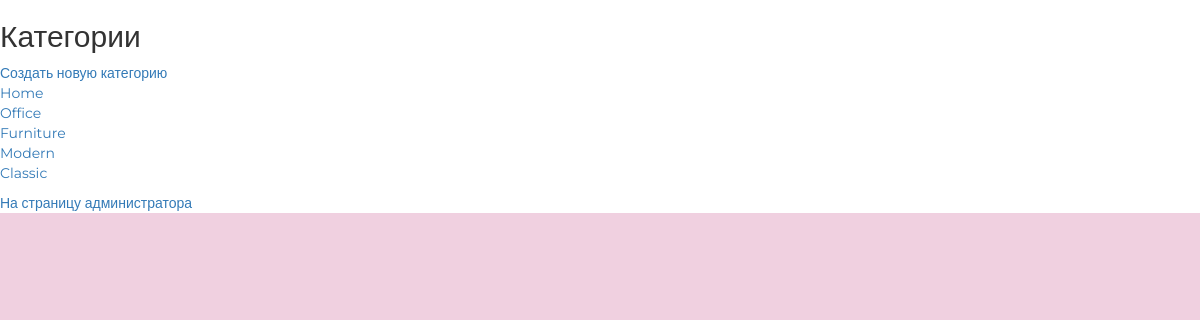
The page /admin_custom/categories/read/ (signed in) on the database its author committed.
### mainapp/models.py (models this page shows, shortened)
class ProductCategory(models.Model):
    objects = models.Manager()
    class Meta:
        verbose_name = 'Категория'
        verbose_name_plural = 'Категории'
    name = models.CharField(verbose_name='Имя', max_length=64, unique=True)
    description = models.TextField(verbose_name='Описание', blank=True)
    is_active = models.BooleanField(db_index=True, verbose_name="Активный?", default=True)

### adminapp/views.py (the view)
# urls.py: path('categories/read/', adminapp.CategoryListView.as_view(), name='categories'),
class CategoryListView(IsSuperUserView, ListView):
    model = ProductCategory
    template_name = 'adminapp/categories.html'
    def get_context_data(self, *, object_list=None, **kwargs):
        context = super(CategoryListView, self).get_context_data()
        context['title'] = 'Категории продуктов'
        return context

### adminapp/views.py (called while the page is built)
    def test_func(self):
        return self.request.user.is_superuser

### authapp/context_processors.py (called while the page is built)
def authapp_context(request):
    user = request.user
    context = common_context(user)
    return {'authapp_context': context}

### basketapp/context_processors.py (called while the page is built)
def basketapp_context(request):
    user = request.user
    context = common_context(user)
    context['path_to_basket_inc'] = 'basketapp/includes/'
    return {'basketapp_context': context}

### mainapp/common_context.py (called while the page is built)
def get_basket(user):
    basket_array = []
    if user.is_authenticated:
        basket_array = user.basket.select_related().all()
    return basket_array

def get_username(user):
    return 'Anonymous' if user.is_anonymous else user.first_name

def common_context(user):
    return {
        'path_to_common_img': path_to_common_img,
        'path_to_common_inc': path_to_common_inc,
        'path_to_media': path_to_media,
        'main_menu': main_menu,
        'info_menu': info_menu,
        'socials': socials,
        'contact_information': contact_information,
        'basket_items': get_basket(user),
        'username': get_username(user),
    }

### mainapp/context_processors.py (called while the page is built)
def mainapp_context(request):
    user = request.user
    context = common_context(user)
    context['path_to_main_img'] = 'mainapp/img/'
    context['path_to_main_inc'] = 'mainapp/includes/'
    return {'mainapp_context': context}

### ordersapp/context_processors.py (called while the page is built)
def ordersapp_context(request):
    user = request.user
    context = common_context(user)
    context['path_to_orders_inc'] = 'ordersapp/includes/'
    return {'ordersapp_context': context}

### adminapp/templates/adminapp/categories.html (shortened to what this page needs)
{% extends 'mainapp/base.html'%}
{% load static %}
{% block container %}
<h2>Категории</h2>
<a href="{% url 'admin_custom_urls:category_create' %}">Создать новую категорию</a>
<ul>
    {% for object in object_list %}
    <li>
        <a href="{% url 'admin_custom_urls:category_update' object.pk %}">{{ object.name }}</a>
    </li>
    {% endfor %}
</ul>
<a href="{% url 'admin_custom_urls:index' %}">На страницу администратора</a>
{% endblock %}

### static/css/style.css (style rules this page uses)
* { margin: 0; padding: 0; }
body { font-family: 'Montserrat', sans-serif; background-color: #f0d0e0; }
a { text-decoration: none; }
li { list-style-type: none; }

### rows shown on the page
ProductCategory: name "Home"
ProductCategory: name "Office"
ProductCategory: name "Furniture"
ProductCategory: name "Modern"
ProductCategory: name "Classic"
